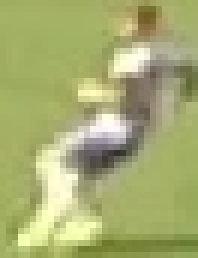
#> input picture output_videos/cropped_img.jpg, 33 x 43 px (shown 6 times larger)
$ jupyter execute color_assignment.ipynb
#> lines starting #> are read from the running program, lines starting #| are printed output that depends on the picture
[cell 1]
import pandas as pd
import matplotlib.pyplot as plt
import numpy as np
from sklearn.cluster import KMeans
import cv2 as cv

[cell 2]
import cv2 as cv

img_path = '../output_videos/cropped_img.jpg'  # Use forward slash for compatibility
img = cv.imread(img_path)
#> img is the input picture: shape (43, 33, 3); mean B, G, R 113.2, 173.4, 167.1

if img is not None:
    img = cv.cvtColor(img, cv.COLOR_BGR2RGB)
else:
    print("Error: Image not found or cannot be loaded.")

[cell 3]
plt.imshow(img)
plt.show()

[cell 4]
img.shape
#> Out = (43, 33, 3)

### Getting the top half of image

[cell 5]
top_half_img = img[0:int(img.shape[0]/2),:]
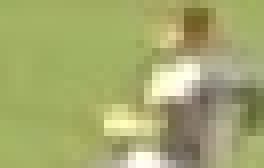
#> top_half_img: shape (21, 33, 3) (shown 8 times larger); mean R, G, B 164.8, 169.7, 110.3
plt.imshow(top_half_img)
plt.axis('off')
plt.show();

#### Clustering the Image into two clusters

[cell 6]
# Resize the image to 2D shape
img_2d = top_half_img.reshape(-1,3)
#> img_2d = 693 rows, first 8: [157, 174, 96], [157, 174, 96], [160, 174, 97], [161, 175, 98], [161, 175, 98], [161, 175, 98], [162, 174, 98], [162, 174, 98]
kmeans = KMeans(n_clusters=2,random_state=42)
kmeans.fit(img_2d)

[cell 7]
cluster_labels = kmeans.labels_
print(cluster_labels)

[cell 8]
clustered_img = cluster_labels.reshape(top_half_img.shape[0],top_half_img.shape[1])
plt.imshow(clustered_img)
plt.axis('off')
plt.show();
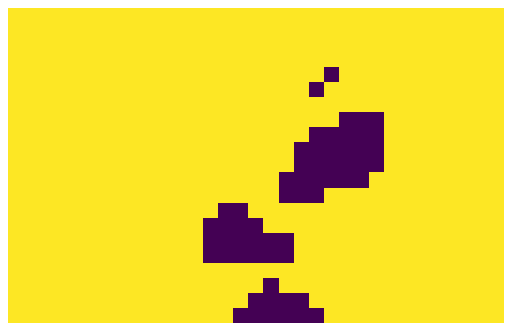
#> figure drawn by matplotlib, 1 panel

#### Separating the Background from for ground

[cell 9]
cluster_corners = [clustered_img[0,0],clustered_img[0,-1],clustered_img[-1,0],clustered_img[-1,-1]]
#> cluster_corners = [1, 1, 1, 1]
non_player = max(set(cluster_corners),key=cluster_corners.count)
#> non_player = 1
print(non_player)
#| 1

[cell 10]
player = 1-non_player
#> player = 0
print(player)
#| 0

[cell 11]
kmeans.cluster_centers_[player]
#> Out = [227.6, 224.9, 182.3]
